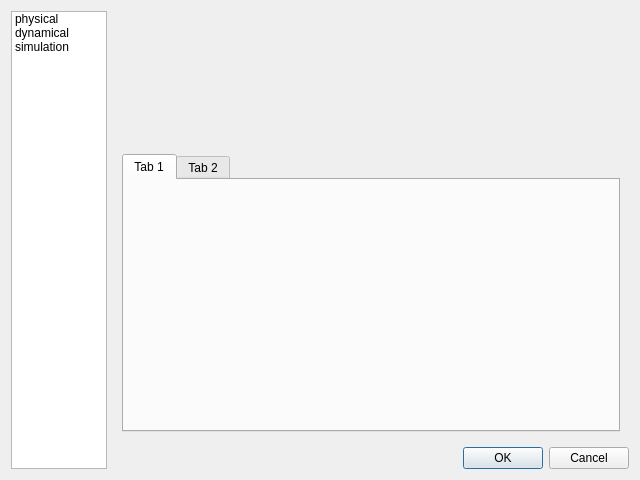
<?xml version="1.0" encoding="UTF-8"?>
<ui version="4.0">
 <class>ParametersDialog</class>
 <widget class="QDialog" name="ParametersDialog">
  <property name="geometry">
   <rect>
    <x>0</x>
    <y>0</y>
    <width>640</width>
    <height>480</height>
   </rect>
  </property>
  <property name="sizePolicy">
   <sizepolicy hsizetype="Fixed" vsizetype="Fixed">
    <horstretch>0</horstretch>
    <verstretch>0</verstretch>
   </sizepolicy>
  </property>
  <property name="minimumSize">
   <size>
    <width>640</width>
    <height>480</height>
   </size>
  </property>
  <property name="maximumSize">
   <size>
    <width>640</width>
    <height>480</height>
   </size>
  </property>
  <property name="windowTitle">
   <string>Dialog</string>
  </property>
  <layout class="QGridLayout" name="gridLayout">
   <item row="0" column="0" rowspan="2">
    <widget class="QListWidget" name="listWidget">
     <property name="sizePolicy">
      <sizepolicy hsizetype="Preferred" vsizetype="Expanding">
       <horstretch>0</horstretch>
       <verstretch>0</verstretch>
      </sizepolicy>
     </property>
     <property name="minimumSize">
      <size>
       <width>64</width>
       <height>0</height>
      </size>
     </property>
     <property name="maximumSize">
      <size>
       <width>96</width>
       <height>16777215</height>
      </size>
     </property>
     <item>
      <property name="text">
       <string>physical</string>
      </property>
     </item>
     <item>
      <property name="text">
       <string>dynamical</string>
      </property>
     </item>
     <item>
      <property name="text">
       <string>simulation</string>
      </property>
     </item>
    </widget>
   </item>
   <item row="0" column="1">
    <widget class="QStackedWidget" name="stackedWidget">
     <property name="currentIndex">
      <number>0</number>
     </property>
     <widget class="QWidget" name="physicalPage">
      <layout class="QVBoxLayout" name="verticalLayout">
       <item>
        <widget class="QWidget" name="widget" native="true">
         <property name="sizePolicy">
          <sizepolicy hsizetype="MinimumExpanding" vsizetype="Minimum">
           <horstretch>0</horstretch>
           <verstretch>0</verstretch>
          </sizepolicy>
         </property>
         <property name="minimumSize">
          <size>
           <width>0</width>
           <height>128</height>
          </size>
         </property>
        </widget>
       </item>
       <item>
        <widget class="QTabWidget" name="layerTabWidget">
         <widget class="QWidget" name="tab_5">
          <attribute name="title">
           <string>Tab 1</string>
          </attribute>
         </widget>
         <widget class="QWidget" name="tab_6">
          <attribute name="title">
           <string>Tab 2</string>
          </attribute>
         </widget>
        </widget>
       </item>
      </layout>
     </widget>
     <widget class="QWidget" name="dynamicalPage">
      <layout class="QGridLayout" name="gridLayout_6">
       <item row="1" column="1">
        <widget class="QGroupBox" name="groupBox_6">
         <property name="enabled">
          <bool>false</bool>
         </property>
         <property name="sizePolicy">
          <sizepolicy hsizetype="MinimumExpanding" vsizetype="MinimumExpanding">
           <horstretch>0</horstretch>
           <verstretch>0</verstretch>
          </sizepolicy>
         </property>
         <layout class="QHBoxLayout" name="horizontalLayout_3">
          <item>
           <widget class="QLabel" name="pathLabel_3">
            <property name="text">
             <string>path</string>
            </property>
            <property name="buddy">
             <cstring>pathLineEdit</cstring>
            </property>
           </widget>
          </item>
          <item>
           <widget class="QLineEdit" name="pathLineEdit_3"/>
          </item>
          <item>
           <widget class="QPushButton" name="pushButton_3">
            <property name="text">
             <string>Browse...</string>
            </property>
           </widget>
          </item>
         </layout>
        </widget>
       </item>
       <item row="0" column="0">
        <widget class="QRadioButton" name="customRadioButton_3">
         <property name="text">
          <string>Custom</string>
         </property>
         <property name="checked">
          <bool>true</bool>
         </property>
        </widget>
       </item>
       <item row="1" column="0">
        <widget class="QRadioButton" name="fileRadioButton_3">
         <property name="text">
          <string>File</string>
         </property>
        </widget>
       </item>
       <item row="0" column="1">
        <widget class="QGroupBox" name="groupBox_5">
         <property name="sizePolicy">
          <sizepolicy hsizetype="MinimumExpanding" vsizetype="MinimumExpanding">
           <horstretch>0</horstretch>
           <verstretch>0</verstretch>
          </sizepolicy>
         </property>
         <layout class="QGridLayout" name="gridLayout_7">
          <item row="0" column="0">
           <widget class="QLabel" name="durationLabel_3">
            <property name="text">
             <string>duration</string>
            </property>
            <property name="alignment">
             <set>Qt::AlignRight|Qt::AlignTrailing|Qt::AlignVCenter</set>
            </property>
            <property name="buddy">
             <cstring>durationDoubleSpinBox</cstring>
            </property>
           </widget>
          </item>
          <item row="0" column="3">
           <widget class="QLabel" name="stepLabel_3">
            <property name="text">
             <string>step</string>
            </property>
            <property name="alignment">
             <set>Qt::AlignRight|Qt::AlignTrailing|Qt::AlignVCenter</set>
            </property>
            <property name="buddy">
             <cstring>stepDoubleSpinBox</cstring>
            </property>
           </widget>
          </item>
          <item row="1" column="0">
           <widget class="QLabel" name="formulaLabel_3">
            <property name="text">
             <string>formula</string>
            </property>
            <property name="alignment">
             <set>Qt::AlignRight|Qt::AlignTrailing|Qt::AlignVCenter</set>
            </property>
            <property name="buddy">
             <cstring>formulaLineEdit</cstring>
            </property>
           </widget>
          </item>
          <item row="1" column="1" colspan="4">
           <widget class="QLineEdit" name="formulaLineEdit_3"/>
          </item>
          <item row="2" column="1" colspan="4">
           <widget class="QComboBox" name="formulaComboBox_3"/>
          </item>
          <item row="0" column="1">
           <widget class="QDoubleSpinBox" name="durationDoubleSpinBox_3"/>
          </item>
          <item row="0" column="4">
           <widget class="QDoubleSpinBox" name="stepDoubleSpinBox_3"/>
          </item>
         </layout>
        </widget>
       </item>
      </layout>
     </widget>
     <widget class="QWidget" name="simulationPage"/>
    </widget>
   </item>
   <item row="1" column="1">
    <widget class="QDialogButtonBox" name="buttonBox">
     <property name="orientation">
      <enum>Qt::Horizontal</enum>
     </property>
     <property name="standardButtons">
      <set>QDialogButtonBox::Cancel|QDialogButtonBox::Ok</set>
     </property>
    </widget>
   </item>
  </layout>
 </widget>
 <resources/>
 <connections>
  <connection>
   <sender>buttonBox</sender>
   <signal>rejected()</signal>
   <receiver>ParametersDialog</receiver>
   <slot>reject()</slot>
   <hints>
    <hint type="sourcelabel">
     <x>589</x>
     <y>484</y>
    </hint>
    <hint type="destinationlabel">
     <x>474</x>
     <y>275</y>
    </hint>
   </hints>
  </connection>
  <connection>
   <sender>customRadioButton_3</sender>
   <signal>toggled(bool)</signal>
   <receiver>groupBox_5</receiver>
   <slot>setEnabled(bool)</slot>
   <hints>
    <hint type="sourcelabel">
     <x>170</x>
     <y>120</y>
    </hint>
    <hint type="destinationlabel">
     <x>244</x>
     <y>36</y>
    </hint>
   </hints>
  </connection>
  <connection>
   <sender>listWidget</sender>
   <signal>currentRowChanged(int)</signal>
   <receiver>stackedWidget</receiver>
   <slot>setCurrentIndex(int)</slot>
   <hints>
    <hint type="sourcelabel">
     <x>96</x>
     <y>227</y>
    </hint>
    <hint type="destinationlabel">
     <x>149</x>
     <y>235</y>
    </hint>
   </hints>
  </connection>
  <connection>
   <sender>buttonBox</sender>
   <signal>accepted()</signal>
   <receiver>ParametersDialog</receiver>
   <slot>accept()</slot>
   <hints>
    <hint type="sourcelabel">
     <x>516</x>
     <y>496</y>
    </hint>
    <hint type="destinationlabel">
     <x>196</x>
     <y>287</y>
    </hint>
   </hints>
  </connection>
  <connection>
   <sender>fileRadioButton_3</sender>
   <signal>toggled(bool)</signal>
   <receiver>groupBox_6</receiver>
   <slot>setEnabled(bool)</slot>
   <hints>
    <hint type="sourcelabel">
     <x>158</x>
     <y>354</y>
    </hint>
    <hint type="destinationlabel">
     <x>275</x>
     <y>302</y>
    </hint>
   </hints>
  </connection>
 </connections>
</ui>
